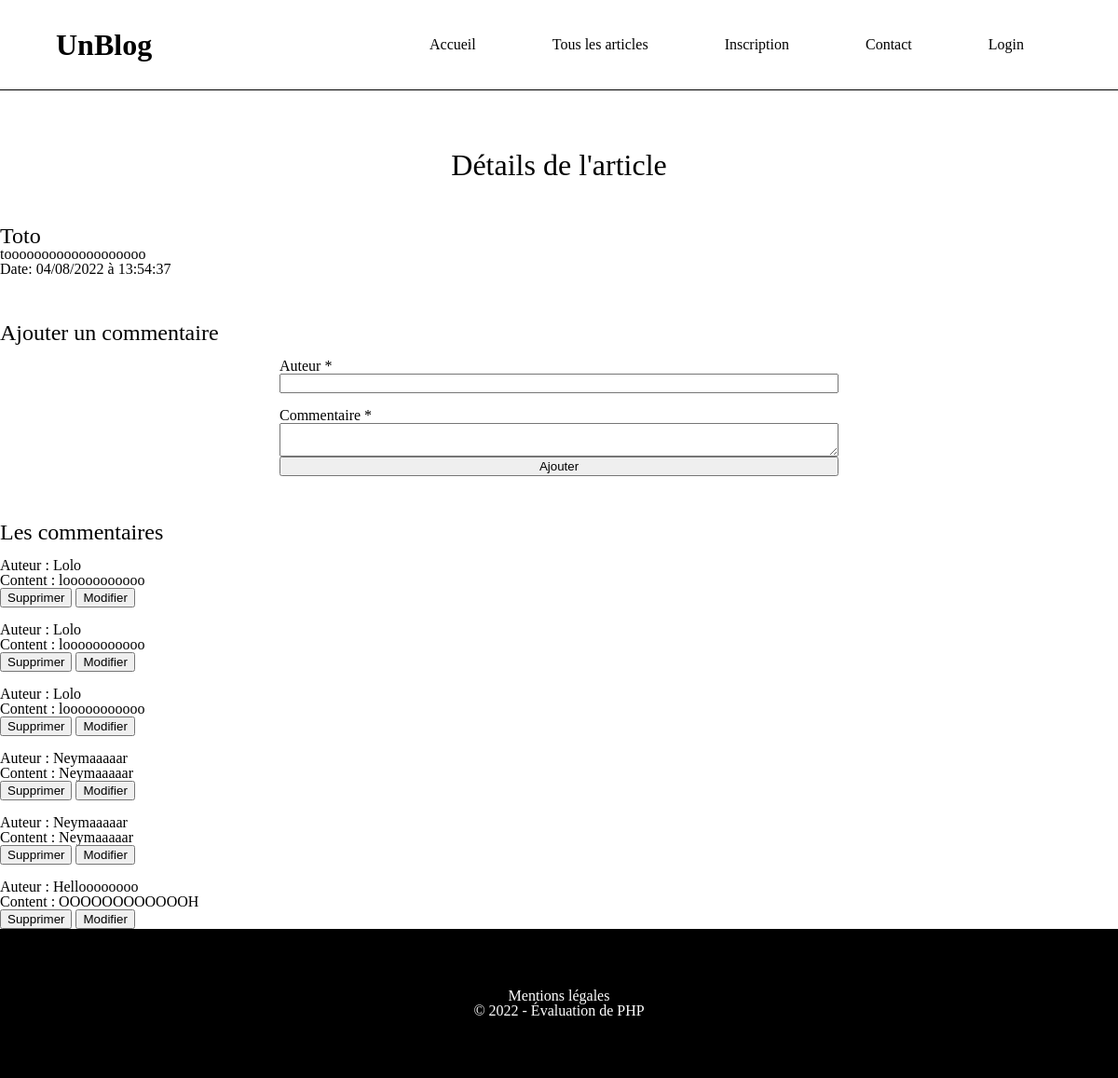
The page /index.php?page=detailArticle&id=5 on the database its author committed.
### tables this page shows
CREATE TABLE `articles` (
  `id_article` int(11) NOT NULL,
  `titre` varchar(255) NOT NULL,
  `description` varchar(45) NOT NULL,
  `auteur` varchar(255) NOT NULL,
  `created_at` datetime NOT NULL,
  `modified_at` datetime NOT NULL,
  `status` varchar(20) NOT NULL
);

CREATE TABLE `commentaires` (
  `id_commentaire` int(11) NOT NULL,
  `description` varchar(255) NOT NULL,
  `auteur` varchar(255) NOT NULL,
  `created_at` datetime NOT NULL,
  `modified_at` datetime NOT NULL,
  `status` varchar(20) NOT NULL,
  `commentaires_id_commentaire` int(11) DEFAULT NULL,
  `id_article` int(11) NOT NULL,
  `user_rating` int(11) DEFAULT NULL
);

### functions/pdo.php (called while the page is built)
<?php
function pdo() {
    try {
        $pdo = new PDO('mysql:host=localhost;dbname=blog-eval', "root", "root", array(
            PDO::MYSQL_ATTR_INIT_COMMAND => "SET NAMES utf8",
            PDO::ATTR_DEFAULT_FETCH_MODE => PDO::FETCH_ASSOC,
            PDO::ATTR_ERRMODE => PDO::ERRMODE_WARNING
        ));
        return $pdo;
    } catch (PDOException $e) {
        echo 'Erreur de connexion : ' . $e->getMessage();
        return false;
    }
}

### functions/getValue.php (called while the page is built, shortened)
<?php
function getValue($key,$data = null){
    return '';
}

### includes/detailArticle.inc.php (the view, shortened to what this page needs)
<h1>Détails de l'article</h1>
<?php
if(!empty($_GET['id']) && is_numeric($_GET['id']))
{
    $id = $_GET['id'];
    $sql = "SELECT * FROM articles WHERE id_article = :id_article";
    $query = $pdo=pdo()->prepare($sql);
    $query->bindValue(':id_article',$id, PDO::PARAM_INT);
    $query->execute();
    $article = $query->fetch();
} else {
    die('Erreur 404');
}
$sql = "SELECT * FROM commentaires WHERE id_article = :id_article";
$query = $pdo=pdo()->prepare($sql);
$query->bindValue(':id_article',$id,PDO::PARAM_INT);
$query->execute();
$commentaires = $query->fetchAll();
?>
<section id="detail-article">
    <div class="container-detail-article">
    <h2><?php echo ucfirst($article['titre']); ?></h2>
    <p><?php echo nl2br($article['description']); ?></p>
    <p>Date: <?php echo date('d/m/Y à H:i:s', strtotime($article['created_at'])); ?></p>
    <h2>Ajouter un commentaire</h2>
    <form action="" method="post">
        <label for="auteur">Auteur *</label>
        <input type="text" id="auteur" name="auteur" value="<?= getValue('auteur'); ?>">
        <label for="description">Commentaire *</label>
        <textarea name="description"><?= getValue('description'); ?></textarea>
        <input type="submit" name="submitted" value="Ajouter">
    </form>
    <?php if(!empty($commentaires)) { ?>
        <h2>Les commentaires</h2>
        <?php foreach ($commentaires as $commentaire) { ?>
            <div class="commentaires">
                <p>Auteur : <?= $commentaire['auteur']?></p>
                <p>Content : <?= $commentaire['description']?></p>
                <button class="btn-remove"><a href="index.php?page=supprimerCommentaire&amp;articleId=<?= $commentaire['id_commentaire'] ?>">Supprimer</a></button>
                <button class="btn-remove"><a href="index.php?page=modifCommentaire&amp;articleId=<?= $commentaire['id_commentaire'] ?>">Modifier</a></button>
            </div>
        <?php } ?>
    <?php } ?>
    </div>
</section>

### assets/css/style.css (style rules this page uses)
form { display: flex; flex-direction: column; width: 50%; margin: 0 auto; }
form label { margin-top: 1em; }

### assets/css/main.css (style rules this page uses)
h1 { font-size: 2em; margin-top: 2em; text-align: center; }

### assets/css/articles.css (style rules this page uses)
:root { --color1: #FAF3E8; --color2: #2C2D45; }

### assets/css/detailArticle.css (style rules this page uses)
#detail-article .container-detail-article h2 { margin-top: 2em; font-size: 1.5em; font-weight: 500; }
#detail-article .container-detail-article .commentaires { margin-top: 1em; }

### rows shown on the page
articles: titre "Toto", description "tooooooooooooooooooo", created_at "04/08/2022 à 13:54:37"
commentaires: auteur "Lolo", description "looooooooooo"
commentaires: auteur "Lolo", description "looooooooooo"
commentaires: auteur "Lolo", description "looooooooooo"
commentaires: auteur "Neymaaaaar", description "Neymaaaaar"
commentaires: auteur "Neymaaaaar", description "Neymaaaaar"
commentaires: auteur "Helloooooooo", description "OOOOOOOOOOOOH"
